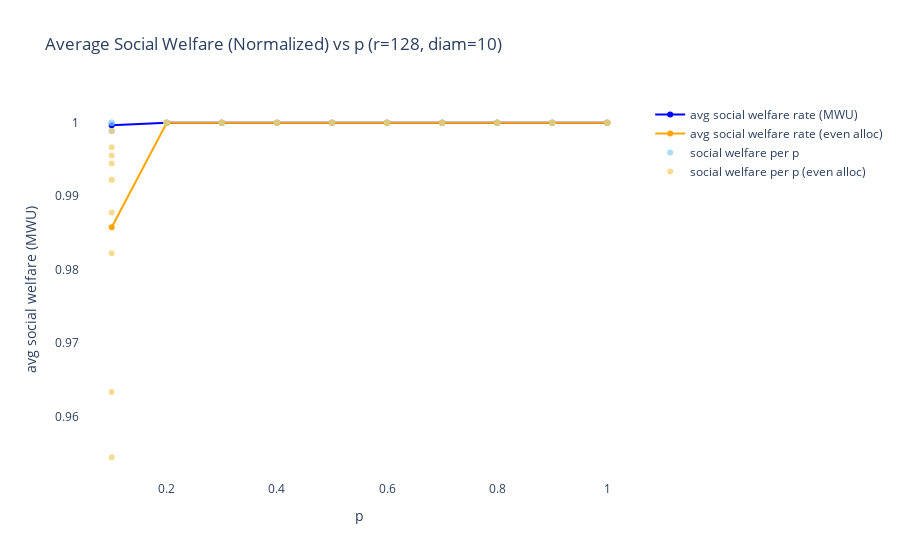
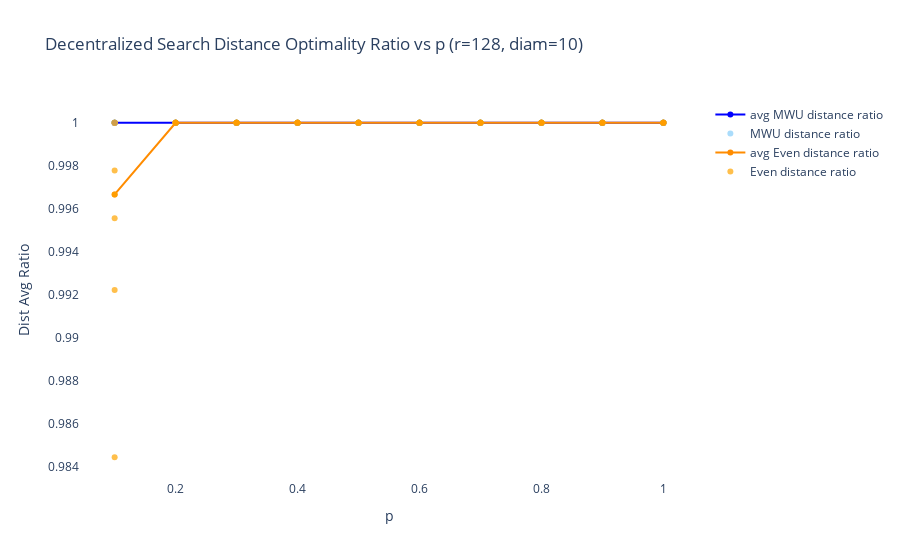
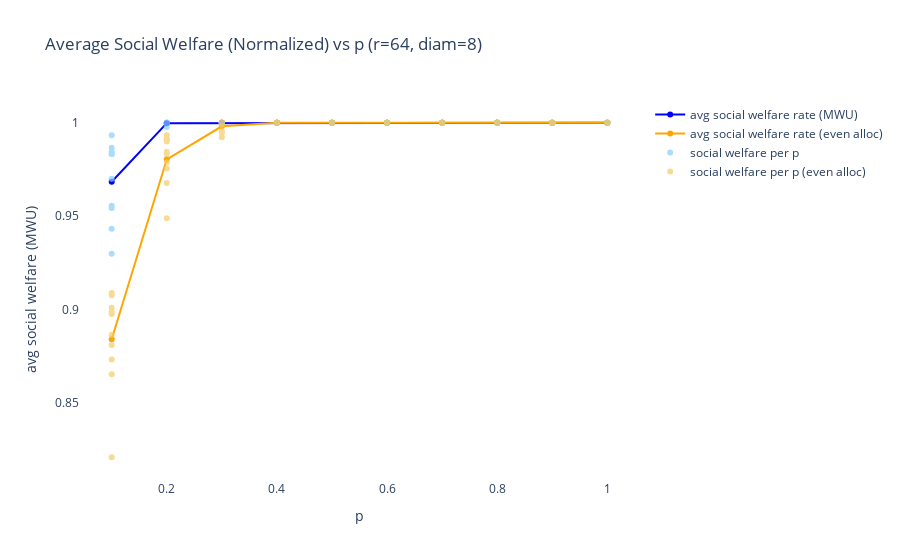
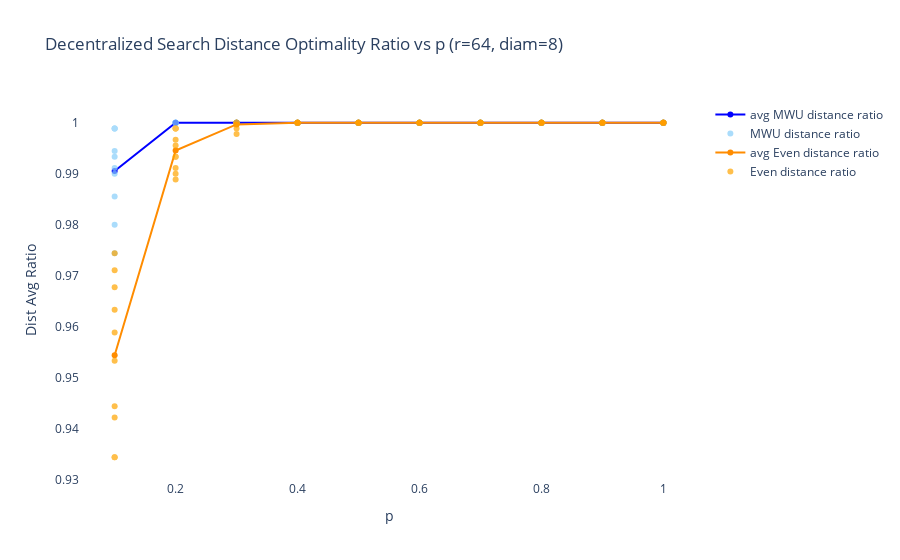

Source (notebook cell) for these figures, in order:
### Markdown cell above
### Independently distributed providers

### Code cell
comp_strat(create_kg, MWU, {'lrate' : lrate}, simplest=False)

### Figure 1 — Plotly figure (JSON) as saved in the notebook; plotly's stock layout.template omitted (floating-point values rounded to 4 significant figures)
{"data": [{"hoverinfo": "skip", "marker": {"color": "Blue"}, "mode": "lines+markers", "name": "avg social welfare rate (MWU)", "type": "scatter", "x": [1, 0.9, 0.8, 0.7, 0.6, 0.5, 0.4, 0.3, 0.2, 0.1], "y": [1, 1, 1, 1, 1, 1, 1, 1, 1, 0.9997]}, {"hoverinfo": "skip", "marker": {"color": "Orange"}, "mode": "lines+markers", "name": "avg social welfare rate (even alloc)", "type": "scatter", "x": [1, 0.9, 0.8, 0.7, 0.6, 0.5, 0.4, 0.3, 0.2, 0.1], "y": [1, 1, 1, 1, 1, 1, 1, 1, 1, 0.9858]}, {"hoverinfo": "skip", "marker": {"color": "LightSkyBlue"}, "mode": "markers", "name": "social welfare per p", "opacity": 0.7, "type": "scatter", "x": [1, 1, 1, 1, 1, 1, 1, 1, 1, 1, 0.9, 0.9, 0.9, 0.9, 0.9, 0.9, 0.9, 0.9, 0.9, 0.9, 0.8, 0.8, 0.8, 0.8, 0.8, 0.8, 0.8, 0.8, 0.8, 0.8, 0.7, 0.7, 0.7, 0.7, 0.7, 0.7, 0.7, 0.7, 0.7, 0.7, 0.6, 0.6, 0.6, 0.6, 0.6, 0.6, 0.6, 0.6, 0.6, 0.6, 0.5, 0.5, 0.5, 0.5, 0.5, 0.5, 0.5, 0.5, 0.5, 0.5, 0.4, 0.4, 0.4, 0.4, 0.4, 0.4, 0.4, 0.4, 0.4, 0.4, 0.3, 0.3, 0.3, 0.3, 0.3, 0.3, 0.3, 0.3, 0.3, 0.3, 0.2, 0.2, 0.2, 0.2, 0.2, 0.2, 0.2, 0.2, 0.2, 0.2, 0.1, 0.1, 0.1, 0.1, 0.1, 0.1, 0.1, 0.1, 0.1, 0.1], "y": [1, 1, 1, 1, 1, 1, 1, 1, 1, 1, 1, 1, 1, 1, 1, 1, 1, 1, 1, 1, 1, 1, 1, 1, 1, 1, 1, 1, 1, 1, 1, 1, 1, 1, 1, 1, 1, 1, 1, 1, 1, 1, 1, 1, 1, 1, 1, 1, 1, 1, 1, 1, 1, 1, 1, 1, 1, 1, 1, 1, 1, 1, 1, 1, 1, 1, 1, 1, 1, 1, 1, 1, 1, 1, 1, 1, 1, 1, 1, 1, 1, 1, 1, 1, 1, 1, 1, 1, 1, 1, 1, 1, 1, 0.9989, 1, 0.9989, 1, 0.9989, 1, 1]}, {"hoverinfo": "skip", "marker": {"color": "rgba(244,204,102,1)"}, "mode": "markers", "name": "social welfare per p (even alloc)", "opacity": 0.7, "type": "scatter", "x": [1, 1, 1, 1, 1, 1, 1, 1, 1, 1, 0.9, 0.9, 0.9, 0.9, 0.9, 0.9, 0.9, 0.9, 0.9, 0.9, 0.8, 0.8, 0.8, 0.8, 0.8, 0.8, 0.8, 0.8, 0.8, 0.8, 0.7, 0.7, 0.7, 0.7, 0.7, 0.7, 0.7, 0.7, 0.7, 0.7, 0.6, 0.6, 0.6, 0.6, 0.6, 0.6, 0.6, 0.6, 0.6, 0.6, 0.5, 0.5, 0.5, 0.5, 0.5, 0.5, 0.5, 0.5, 0.5, 0.5, 0.4, 0.4, 0.4, 0.4, 0.4, 0.4, 0.4, 0.4, 0.4, 0.4, 0.3, 0.3, 0.3, 0.3, 0.3, 0.3, 0.3, 0.3, 0.3, 0.3, 0.2, 0.2, 0.2, 0.2, 0.2, 0.2, 0.2, 0.2, 0.2, 0.2, 0.1, 0.1, 0.1, 0.1, 0.1, 0.1, 0.1, 0.1, 0.1, 0.1], "y": [1, 1, 1, 1, 1, 1, 1, 1, 1, 1, 1, 1, 1, 1, 1, 1, 1, 1, 1, 1, 1, 1, 1, 1, 1, 1, 1, 1, 1, 1, 1, 1, 1, 1, 1, 1, 1, 1, 1, 1, 1, 1, 1, 1, 1, 1, 1, 1, 1, 1, 1, 1, 1, 1, 1, 1, 1, 1, 1, 1, 1, 1, 1, 1, 1, 1, 1, 1, 1, 1, 1, 1, 1, 1, 1, 1, 1, 1, 1, 1, 1, 1, 1, 1, 1, 1, 1, 1, 1, 1, 0.9967, 0.9922, 0.9878, 0.9544, 0.9922, 0.9633, 0.9956, 0.9822, 0.9944, 0.9989]}], "layout": {"plot_bgcolor": "rgba(0,0,0,0)", "showlegend": true, "title": {"text": "Average Social Welfare (Normalized) vs p (r=128, diam=10)"}, "xaxis": {"title": {"text": "p"}}, "yaxis": {"title": {"text": "avg social welfare (MWU)"}}}}

### Figure 2 — Plotly figure (JSON) as saved in the notebook; plotly's stock layout.template omitted (floating-point values rounded to 4 significant figures)
{"data": [{"hoverinfo": "skip", "marker": {"color": "Blue"}, "mode": "lines+markers", "name": "avg MWU distance ratio", "type": "scatter", "x": [1, 0.9, 0.8, 0.7, 0.6, 0.5, 0.4, 0.3, 0.2, 0.1], "y": [1, 1, 1, 1, 1, 1, 1, 1, 1, 1]}, {"hoverinfo": "skip", "marker": {"color": "LightSkyBlue"}, "mode": "markers", "name": "MWU distance ratio", "opacity": 0.7, "type": "scatter", "x": [1, 1, 1, 1, 1, 1, 1, 1, 1, 1, 0.9, 0.9, 0.9, 0.9, 0.9, 0.9, 0.9, 0.9, 0.9, 0.9, 0.8, 0.8, 0.8, 0.8, 0.8, 0.8, 0.8, 0.8, 0.8, 0.8, 0.7, 0.7, 0.7, 0.7, 0.7, 0.7, 0.7, 0.7, 0.7, 0.7, 0.6, 0.6, 0.6, 0.6, 0.6, 0.6, 0.6, 0.6, 0.6, 0.6, 0.5, 0.5, 0.5, 0.5, 0.5, 0.5, 0.5, 0.5, 0.5, 0.5, 0.4, 0.4, 0.4, 0.4, 0.4, 0.4, 0.4, 0.4, 0.4, 0.4, 0.3, 0.3, 0.3, 0.3, 0.3, 0.3, 0.3, 0.3, 0.3, 0.3, 0.2, 0.2, 0.2, 0.2, 0.2, 0.2, 0.2, 0.2, 0.2, 0.2, 0.1, 0.1, 0.1, 0.1, 0.1, 0.1, 0.1, 0.1, 0.1, 0.1], "y": [1, 1, 1, 1, 1, 1, 1, 1, 1, 1, 1, 1, 1, 1, 1, 1, 1, 1, 1, 1, 1, 1, 1, 1, 1, 1, 1, 1, 1, 1, 1, 1, 1, 1, 1, 1, 1, 1, 1, 1, 1, 1, 1, 1, 1, 1, 1, 1, 1, 1, 1, 1, 1, 1, 1, 1, 1, 1, 1, 1, 1, 1, 1, 1, 1, 1, 1, 1, 1, 1, 1, 1, 1, 1, 1, 1, 1, 1, 1, 1, 1, 1, 1, 1, 1, 1, 1, 1, 1, 1, 1, 1, 1, 1, 1, 1, 1, 1, 1, 1]}, {"hoverinfo": "skip", "marker": {"color": "darkorange"}, "mode": "lines+markers", "name": "avg Even distance ratio", "type": "scatter", "x": [1, 0.9, 0.8, 0.7, 0.6, 0.5, 0.4, 0.3, 0.2, 0.1], "y": [1, 1, 1, 1, 1, 1, 1, 1, 1, 0.9967]}, {"hoverinfo": "skip", "marker": {"color": "orange"}, "mode": "markers", "name": "Even distance ratio", "opacity": 0.7, "type": "scatter", "x": [1, 1, 1, 1, 1, 1, 1, 1, 1, 1, 0.9, 0.9, 0.9, 0.9, 0.9, 0.9, 0.9, 0.9, 0.9, 0.9, 0.8, 0.8, 0.8, 0.8, 0.8, 0.8, 0.8, 0.8, 0.8, 0.8, 0.7, 0.7, 0.7, 0.7, 0.7, 0.7, 0.7, 0.7, 0.7, 0.7, 0.6, 0.6, 0.6, 0.6, 0.6, 0.6, 0.6, 0.6, 0.6, 0.6, 0.5, 0.5, 0.5, 0.5, 0.5, 0.5, 0.5, 0.5, 0.5, 0.5, 0.4, 0.4, 0.4, 0.4, 0.4, 0.4, 0.4, 0.4, 0.4, 0.4, 0.3, 0.3, 0.3, 0.3, 0.3, 0.3, 0.3, 0.3, 0.3, 0.3, 0.2, 0.2, 0.2, 0.2, 0.2, 0.2, 0.2, 0.2, 0.2, 0.2, 0.1, 0.1, 0.1, 0.1, 0.1, 0.1, 0.1, 0.1, 0.1, 0.1], "y": [1, 1, 1, 1, 1, 1, 1, 1, 1, 1, 1, 1, 1, 1, 1, 1, 1, 1, 1, 1, 1, 1, 1, 1, 1, 1, 1, 1, 1, 1, 1, 1, 1, 1, 1, 1, 1, 1, 1, 1, 1, 1, 1, 1, 1, 1, 1, 1, 1, 1, 1, 1, 1, 1, 1, 1, 1, 1, 1, 1, 1, 1, 1, 1, 1, 1, 1, 1, 1, 1, 1, 1, 1, 1, 1, 1, 1, 1, 1, 1, 1, 1, 1, 1, 1, 1, 1, 1, 1, 1, 1, 1, 0.9956, 0.9844, 1, 0.9922, 1, 0.9967, 0.9978, 1]}], "layout": {"plot_bgcolor": "rgba(0,0,0,0)", "showlegend": true, "title": {"text": "Decentralized Search Distance Optimality Ratio vs p (r=128, diam=10)"}, "xaxis": {"title": {"text": "p"}}, "yaxis": {"title": {"text": "Dist Avg Ratio"}}}}

### Figure 3 — Plotly figure (JSON) as saved in the notebook; plotly's stock layout.template omitted (floating-point values rounded to 4 significant figures)
{"data": [{"hoverinfo": "skip", "marker": {"color": "Blue"}, "mode": "lines+markers", "name": "avg social welfare rate (MWU)", "type": "scatter", "x": [1, 0.9, 0.8, 0.7, 0.6, 0.5, 0.4, 0.3, 0.2, 0.1], "y": [1, 1, 1, 1, 1, 1, 1, 1, 0.9998, 0.9684]}, {"hoverinfo": "skip", "marker": {"color": "Orange"}, "mode": "lines+markers", "name": "avg social welfare rate (even alloc)", "type": "scatter", "x": [1, 0.9, 0.8, 0.7, 0.6, 0.5, 0.4, 0.3, 0.2, 0.1], "y": [1, 1, 1, 1, 1, 1, 1, 0.9981, 0.9804, 0.8842]}, {"hoverinfo": "skip", "marker": {"color": "LightSkyBlue"}, "mode": "markers", "name": "social welfare per p", "opacity": 0.7, "type": "scatter", "x": [1, 1, 1, 1, 1, 1, 1, 1, 1, 1, 0.9, 0.9, 0.9, 0.9, 0.9, 0.9, 0.9, 0.9, 0.9, 0.9, 0.8, 0.8, 0.8, 0.8, 0.8, 0.8, 0.8, 0.8, 0.8, 0.8, 0.7, 0.7, 0.7, 0.7, 0.7, 0.7, 0.7, 0.7, 0.7, 0.7, 0.6, 0.6, 0.6, 0.6, 0.6, 0.6, 0.6, 0.6, 0.6, 0.6, 0.5, 0.5, 0.5, 0.5, 0.5, 0.5, 0.5, 0.5, 0.5, 0.5, 0.4, 0.4, 0.4, 0.4, 0.4, 0.4, 0.4, 0.4, 0.4, 0.4, 0.3, 0.3, 0.3, 0.3, 0.3, 0.3, 0.3, 0.3, 0.3, 0.3, 0.2, 0.2, 0.2, 0.2, 0.2, 0.2, 0.2, 0.2, 0.2, 0.2, 0.1, 0.1, 0.1, 0.1, 0.1, 0.1, 0.1, 0.1, 0.1, 0.1], "y": [1, 1, 1, 1, 1, 1, 1, 1, 1, 1, 1, 1, 1, 1, 1, 1, 1, 1, 1, 1, 1, 1, 1, 1, 1, 1, 1, 1, 1, 1, 1, 1, 1, 1, 1, 1, 1, 1, 1, 1, 1, 1, 1, 1, 1, 1, 1, 1, 1, 1, 1, 1, 1, 1, 1, 1, 1, 1, 1, 1, 1, 1, 1, 1, 1, 1, 1, 1, 1, 1, 1, 1, 1, 1, 1, 1, 1, 1, 1, 1, 1, 1, 1, 1, 1, 1, 0.9978, 1, 1, 1, 0.9844, 0.9544, 0.9433, 0.97, 0.9833, 0.9833, 0.93, 0.9867, 0.9933, 0.9556]}, {"hoverinfo": "skip", "marker": {"color": "rgba(244,204,102,1)"}, "mode": "markers", "name": "social welfare per p (even alloc)", "opacity": 0.7, "type": "scatter", "x": [1, 1, 1, 1, 1, 1, 1, 1, 1, 1, 0.9, 0.9, 0.9, 0.9, 0.9, 0.9, 0.9, 0.9, 0.9, 0.9, 0.8, 0.8, 0.8, 0.8, 0.8, 0.8, 0.8, 0.8, 0.8, 0.8, 0.7, 0.7, 0.7, 0.7, 0.7, 0.7, 0.7, 0.7, 0.7, 0.7, 0.6, 0.6, 0.6, 0.6, 0.6, 0.6, 0.6, 0.6, 0.6, 0.6, 0.5, 0.5, 0.5, 0.5, 0.5, 0.5, 0.5, 0.5, 0.5, 0.5, 0.4, 0.4, 0.4, 0.4, 0.4, 0.4, 0.4, 0.4, 0.4, 0.4, 0.3, 0.3, 0.3, 0.3, 0.3, 0.3, 0.3, 0.3, 0.3, 0.3, 0.2, 0.2, 0.2, 0.2, 0.2, 0.2, 0.2, 0.2, 0.2, 0.2, 0.1, 0.1, 0.1, 0.1, 0.1, 0.1, 0.1, 0.1, 0.1, 0.1], "y": [1, 1, 1, 1, 1, 1, 1, 1, 1, 1, 1, 1, 1, 1, 1, 1, 1, 1, 1, 1, 1, 1, 1, 1, 1, 1, 1, 1, 1, 1, 1, 1, 1, 1, 1, 1, 1, 1, 1, 1, 1, 1, 1, 1, 1, 1, 1, 1, 1, 1, 1, 1, 1, 1, 1, 1, 1, 1, 1, 1, 1, 1, 1, 1, 1, 1, 1, 1, 1, 1, 1, 1, 1, 0.9989, 1, 1, 0.9922, 0.9956, 0.9944, 1, 0.99, 0.9833, 0.9789, 0.9911, 0.9678, 0.9933, 0.9489, 0.9756, 0.9911, 0.9844, 0.9089, 0.8989, 0.8656, 0.9078, 0.9011, 0.8811, 0.8211, 0.8867, 0.8978, 0.8733]}], "layout": {"plot_bgcolor": "rgba(0,0,0,0)", "showlegend": true, "title": {"text": "Average Social Welfare (Normalized) vs p (r=64, diam=8)"}, "xaxis": {"title": {"text": "p"}}, "yaxis": {"title": {"text": "avg social welfare (MWU)"}}}}

### Figure 4 — Plotly figure (JSON) as saved in the notebook; plotly's stock layout.template omitted (floating-point values rounded to 4 significant figures)
{"data": [{"hoverinfo": "skip", "marker": {"color": "Blue"}, "mode": "lines+markers", "name": "avg MWU distance ratio", "type": "scatter", "x": [1, 0.9, 0.8, 0.7, 0.6, 0.5, 0.4, 0.3, 0.2, 0.1], "y": [1, 1, 1, 1, 1, 1, 1, 1, 1, 0.9906]}, {"hoverinfo": "skip", "marker": {"color": "LightSkyBlue"}, "mode": "markers", "name": "MWU distance ratio", "opacity": 0.7, "type": "scatter", "x": [1, 1, 1, 1, 1, 1, 1, 1, 1, 1, 0.9, 0.9, 0.9, 0.9, 0.9, 0.9, 0.9, 0.9, 0.9, 0.9, 0.8, 0.8, 0.8, 0.8, 0.8, 0.8, 0.8, 0.8, 0.8, 0.8, 0.7, 0.7, 0.7, 0.7, 0.7, 0.7, 0.7, 0.7, 0.7, 0.7, 0.6, 0.6, 0.6, 0.6, 0.6, 0.6, 0.6, 0.6, 0.6, 0.6, 0.5, 0.5, 0.5, 0.5, 0.5, 0.5, 0.5, 0.5, 0.5, 0.5, 0.4, 0.4, 0.4, 0.4, 0.4, 0.4, 0.4, 0.4, 0.4, 0.4, 0.3, 0.3, 0.3, 0.3, 0.3, 0.3, 0.3, 0.3, 0.3, 0.3, 0.2, 0.2, 0.2, 0.2, 0.2, 0.2, 0.2, 0.2, 0.2, 0.2, 0.1, 0.1, 0.1, 0.1, 0.1, 0.1, 0.1, 0.1, 0.1, 0.1], "y": [1, 1, 1, 1, 1, 1, 1, 1, 1, 1, 1, 1, 1, 1, 1, 1, 1, 1, 1, 1, 1, 1, 1, 1, 1, 1, 1, 1, 1, 1, 1, 1, 1, 1, 1, 1, 1, 1, 1, 1, 1, 1, 1, 1, 1, 1, 1, 1, 1, 1, 1, 1, 1, 1, 1, 1, 1, 1, 1, 1, 1, 1, 1, 1, 1, 1, 1, 1, 1, 1, 1, 1, 1, 1, 1, 1, 1, 1, 1, 1, 1, 1, 1, 1, 1, 1, 1, 1, 1, 1, 0.9911, 0.9856, 0.9744, 0.99, 0.9944, 0.9989, 0.98, 0.9989, 0.9989, 0.9933]}, {"hoverinfo": "skip", "marker": {"color": "darkorange"}, "mode": "lines+markers", "name": "avg Even distance ratio", "type": "scatter", "x": [1, 0.9, 0.8, 0.7, 0.6, 0.5, 0.4, 0.3, 0.2, 0.1], "y": [1, 1, 1, 1, 1, 1, 1, 0.9997, 0.9946, 0.9544]}, {"hoverinfo": "skip", "marker": {"color": "orange"}, "mode": "markers", "name": "Even distance ratio", "opacity": 0.7, "type": "scatter", "x": [1, 1, 1, 1, 1, 1, 1, 1, 1, 1, 0.9, 0.9, 0.9, 0.9, 0.9, 0.9, 0.9, 0.9, 0.9, 0.9, 0.8, 0.8, 0.8, 0.8, 0.8, 0.8, 0.8, 0.8, 0.8, 0.8, 0.7, 0.7, 0.7, 0.7, 0.7, 0.7, 0.7, 0.7, 0.7, 0.7, 0.6, 0.6, 0.6, 0.6, 0.6, 0.6, 0.6, 0.6, 0.6, 0.6, 0.5, 0.5, 0.5, 0.5, 0.5, 0.5, 0.5, 0.5, 0.5, 0.5, 0.4, 0.4, 0.4, 0.4, 0.4, 0.4, 0.4, 0.4, 0.4, 0.4, 0.3, 0.3, 0.3, 0.3, 0.3, 0.3, 0.3, 0.3, 0.3, 0.3, 0.2, 0.2, 0.2, 0.2, 0.2, 0.2, 0.2, 0.2, 0.2, 0.2, 0.1, 0.1, 0.1, 0.1, 0.1, 0.1, 0.1, 0.1, 0.1, 0.1], "y": [1, 1, 1, 1, 1, 1, 1, 1, 1, 1, 1, 1, 1, 1, 1, 1, 1, 1, 1, 1, 1, 1, 1, 1, 1, 1, 1, 1, 1, 1, 1, 1, 1, 1, 1, 1, 1, 1, 1, 1, 1, 1, 1, 1, 1, 1, 1, 1, 1, 1, 1, 1, 1, 1, 1, 1, 1, 1, 1, 1, 1, 1, 1, 1, 1, 1, 1, 1, 1, 1, 1, 1, 1, 1, 1, 1, 0.9978, 1, 0.9989, 1, 0.9989, 0.9889, 0.9933, 0.9989, 0.99, 0.9967, 0.9911, 0.9933, 0.9956, 0.9989, 0.9744, 0.9678, 0.9422, 0.9711, 0.9633, 0.9344, 0.9444, 0.9533, 0.9589, 0.9344]}], "layout": {"plot_bgcolor": "rgba(0,0,0,0)", "showlegend": true, "title": {"text": "Decentralized Search Distance Optimality Ratio vs p (r=64, diam=8)"}, "xaxis": {"title": {"text": "p"}}, "yaxis": {"title": {"text": "Dist Avg Ratio"}}}}
